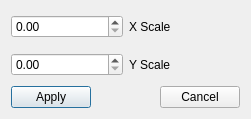
<?xml version="1.0" encoding="UTF-8"?>
<ui version="4.0">
 <class>ScaleDialog</class>
 <widget class="QDialog" name="ScaleDialog">
  <property name="geometry">
   <rect>
    <x>0</x>
    <y>0</y>
    <width>251</width>
    <height>119</height>
   </rect>
  </property>
  <property name="windowTitle">
   <string>Scale</string>
  </property>
  <layout class="QGridLayout" name="gridLayout">
   <item row="0" column="0">
    <layout class="QVBoxLayout" name="verticalLayout">
     <item>
      <layout class="QHBoxLayout" name="horizontalLayout_2">
       <item>
        <widget class="QDoubleSpinBox" name="xDoubleSpinBox"/>
       </item>
       <item>
        <widget class="QLabel" name="label_2">
         <property name="text">
          <string>X Scale</string>
         </property>
        </widget>
       </item>
      </layout>
     </item>
     <item>
      <layout class="QHBoxLayout" name="horizontalLayout_3">
       <item>
        <widget class="QDoubleSpinBox" name="yDoubleSpinBox"/>
       </item>
       <item>
        <widget class="QLabel" name="label">
         <property name="text">
          <string>Y Scale</string>
         </property>
        </widget>
       </item>
      </layout>
     </item>
     <item>
      <layout class="QHBoxLayout" name="horizontalLayout">
       <item>
        <widget class="QPushButton" name="apply">
         <property name="text">
          <string>Apply</string>
         </property>
        </widget>
       </item>
       <item>
        <spacer name="horizontalSpacer">
         <property name="orientation">
          <enum>Qt::Horizontal</enum>
         </property>
         <property name="sizeHint" stdset="0">
          <size>
           <width>40</width>
           <height>20</height>
          </size>
         </property>
        </spacer>
       </item>
       <item>
        <widget class="QPushButton" name="cancel">
         <property name="text">
          <string>Cancel</string>
         </property>
        </widget>
       </item>
      </layout>
     </item>
    </layout>
   </item>
  </layout>
 </widget>
 <resources/>
 <connections/>
</ui>
